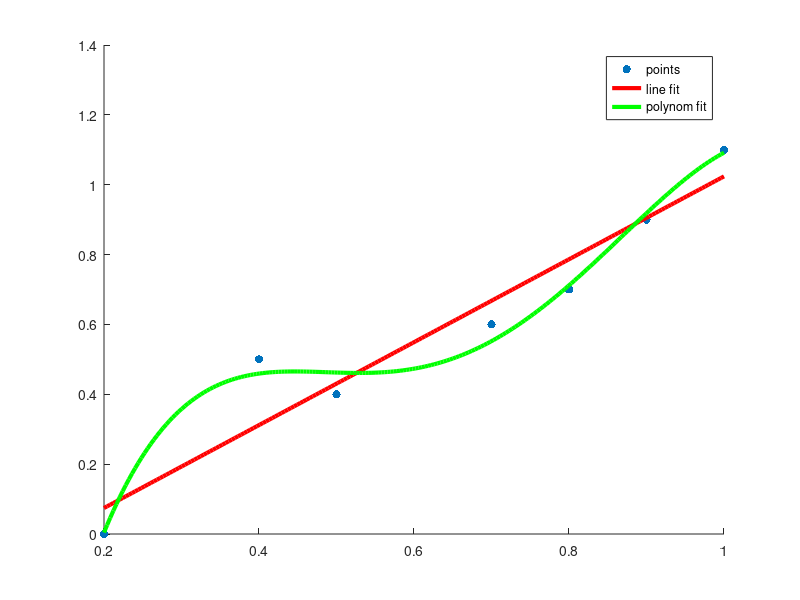

Recreate this plot in MATLAB.
x = [0.2, 0.5, 0.4, 0.7, 0.8, 0.9, 1.0];
y = [0.0, 0.4, 0.5, 0.6, 0.7, 0.9, 1.1];

scatter(x,y,'fill');

coeffs = polyfit(x, y, 1);
fittedX = linspace(min(x), max(x), 200);
fittedY = polyval(coeffs, fittedX);
hold on;
plot(fittedX, fittedY, 'r-', 'LineWidth', 3);
disp(sprintf('Answer 2a) \nleast squares regression line is\n y=%.4fx + %.4f', coeffs));

predictionAns = polyval(coeffs,[-5 4]);

disp(sprintf('\nAnswer 2b) \nfor x=-5 result is y = %.4f\nfor x=4 result is y = %.4f', predictionAns(1,1), predictionAns(1,2)));

coeffs2 = polyfit(x, y, 4);
fittedX2 = linspace(min(x), max(x), 200);
fittedY2 = polyval(coeffs2, fittedX2);
hold on;

plot(fittedX2, fittedY2, 'g-', 'LineWidth', 3);
legend('points','line fit','polynom fit');



